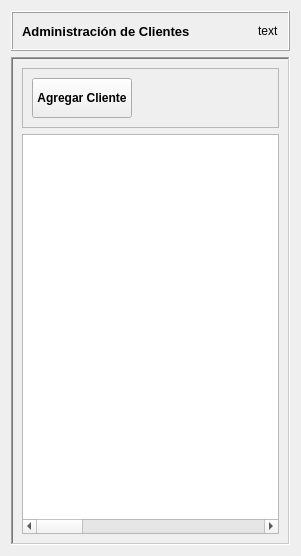
             <widget class="QWidget" name="clientes">
              <layout class="QVBoxLayout" name="verticalLayout_20">
               <item>
                <layout class="QVBoxLayout" name="verticalLayout_19">
                 <item>
                  <widget class="QFrame" name="frame_18">
                   <property name="maximumSize">
                    <size>
                     <width>16777215</width>
                     <height>40</height>
                    </size>
                   </property>
                   <property name="frameShape">
                    <enum>QFrame::Box</enum>
                   </property>
                   <property name="frameShadow">
                    <enum>QFrame::Raised</enum>
                   </property>
                   <layout class="QGridLayout" name="gridLayout_11">
                    <item row="0" column="3">
                     <widget class="QLabel" name="labelBreadcrum_5">
                      <property name="text">
                       <string>text</string>
                      </property>
                     </widget>
                    </item>
                    <item row="0" column="1">
                     <spacer name="horizontalSpacer_9">
                      <property name="orientation">
                       <enum>Qt::Horizontal</enum>
                      </property>
                      <property name="sizeHint" stdset="0">
                       <size>
                        <width>40</width>
                        <height>20</height>
                       </size>
                      </property>
                     </spacer>
                    </item>
                    <item row="0" column="0">
                     <layout class="QHBoxLayout" name="horizontalLayout_10">
                      <item>
                       <widget class="QLabel" name="label_17">
                        <property name="font">
                         <font>
                          <pointsize>10</pointsize>
                          <weight>75</weight>
                          <bold>true</bold>
                         </font>
                        </property>
                        <property name="text">
                         <string>Administración de Clientes</string>
                        </property>
                       </widget>
                      </item>
                     </layout>
                    </item>
                    <item row="0" column="2">
                     <widget class="QLabel" name="label_8">
                      <property name="minimumSize">
                       <size>
                        <width>16</width>
                        <height>16</height>
                       </size>
                      </property>
                      <property name="maximumSize">
                       <size>
                        <width>16</width>
                        <height>16</height>
                       </size>
                      </property>
                      <property name="pixmap">
                       <pixmap resource="recursos.qrc">:/images/home.svg</pixmap>
                      </property>
                      <property name="scaledContents">
                       <bool>true</bool>
                      </property>
                     </widget>
                    </item>
                   </layout>
                  </widget>
                 </item>
                 <item>
                  <widget class="QFrame" name="frame_19">
                   <property name="frameShape">
                    <enum>QFrame::WinPanel</enum>
                   </property>
                   <property name="frameShadow">
                    <enum>QFrame::Sunken</enum>
                   </property>
                   <layout class="QVBoxLayout" name="verticalLayout_21">
                    <item>
                     <widget class="QFrame" name="frame_20">
                      <property name="minimumSize">
                       <size>
                        <width>0</width>
                        <height>60</height>
                       </size>
                      </property>
                      <property name="frameShape">
                       <enum>QFrame::StyledPanel</enum>
                      </property>
                      <property name="frameShadow">
                       <enum>QFrame::Raised</enum>
                      </property>
                      <layout class="QGridLayout" name="gridLayout_2">
                       <item row="0" column="0">
                        <layout class="QHBoxLayout" name="horizontalLayout_11">
                         <item>
                          <widget class="QPushButton" name="btnClientAdd">
                           <property name="minimumSize">
                            <size>
                             <width>100</width>
                             <height>40</height>
                            </size>
                           </property>
                           <property name="font">
                            <font>
                             <weight>75</weight>
                             <bold>true</bold>
                            </font>
                           </property>
                           <property name="text">
                            <string>Agregar Cliente</string>
                           </property>
                          </widget>
                         </item>
                         <item>
                          <spacer name="horizontalSpacer_10">
                           <property name="orientation">
                            <enum>Qt::Horizontal</enum>
                           </property>
                           <property name="sizeHint" stdset="0">
                            <size>
                             <width>40</width>
                             <height>20</height>
                            </size>
                           </property>
                          </spacer>
                         </item>
                        </layout>
                       </item>
                      </layout>
                     </widget>
                    </item>
                    <item>
                     <widget class="QTableWidget" name="tableWidget_clients">
                      <property name="minimumSize">
                       <size>
                        <width>0</width>
                        <height>400</height>
                       </size>
                      </property>
                      <property name="font">
                       <font>
                        <weight>75</weight>
                        <bold>true</bold>
                       </font>
                      </property>
                      <property name="frameShape">
                       <enum>QFrame::StyledPanel</enum>
                      </property>
                      <property name="columnCount">
                       <number>10</number>
                      </property>
                      <attribute name="horizontalHeaderVisible">
                       <bool>false</bool>
                      </attribute>
                      <column>
                       <property name="text">
                        <string>Nombre</string>
                       </property>
                      </column>
                      <column>
                       <property name="text">
                        <string>Identificacion</string>
                       </property>
                      </column>
                      <column>
                       <property name="text">
                        <string>Email</string>
                       </property>
                      </column>
                      <column>
                       <property name="text">
                        <string>Telefono</string>
                       </property>
                      </column>
                      <column>
                       <property name="text">
                        <string>Fecha de nacimiento</string>
                       </property>
                      </column>
                      <column>
                       <property name="text">
                        <string>Direcciòn</string>
                       </property>
                      </column>
                      <column>
                       <property name="text">
                        <string>Total compras</string>
                       </property>
                      </column>
                      <column>
                       <property name="text">
                        <string>Ultima compra</string>
                       </property>
                      </column>
                      <column>
                       <property name="text">
                        <string>Ingreso al sistema</string>
                       </property>
                      </column>
                      <column>
                       <property name="text">
                        <string>Acciones</string>
                       </property>
                      </column>
                     </widget>
                    </item>
                   </layout>
                  </widget>
                 </item>
                </layout>
               </item>
              </layout>
             </widget>
